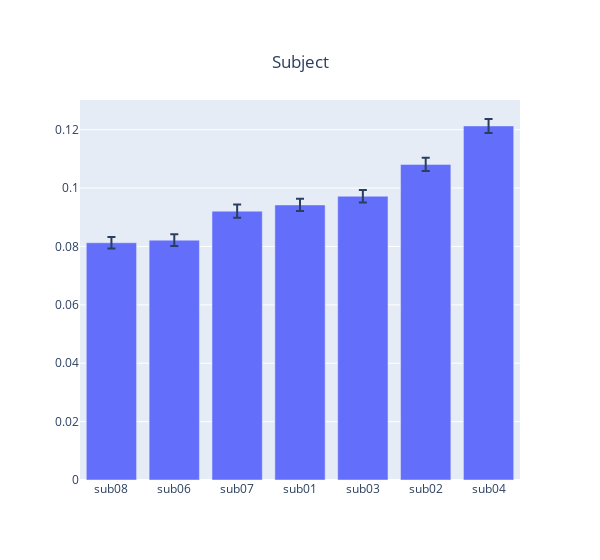

The notebook cell this image was saved under:
### Code cell
prop = 'ssim'
Mean = result.loc[result['type'] == 'valid'].groupby('sub').mean()[prop].sort_values()
SEM = result.loc[result['type'] == 'valid'].groupby('sub').std()[prop].reindex(Mean.index)/result.loc[result['type'] == 'valid'].groupby('sub').count()[prop].apply(np.sqrt).reindex(Mean.index)
fig = go.Figure()
fig.add_trace(go.Bar(x=Mean.index, y=Mean, error_y=dict(type='data', array=SEM)))
fig.update_layout(title={'text':'Subject','y':0.9,'x':0.5,'xanchor':'center','yanchor':'top'}, width=600)
fig.show()

### Figure 1 — Plotly figure (JSON) as saved in the notebook; plotly's stock layout.template omitted (floating-point values rounded to 4 significant figures)
{"data": [{"error_y": {"array": [0.001931, 0.002039, 0.002268, 0.0021, 0.002129, 0.002275, 0.002378], "type": "data"}, "type": "bar", "x": ["sub08", "sub06", "sub07", "sub01", "sub03", "sub02", "sub04"], "y": [0.08126, 0.08215, 0.09209, 0.09423, 0.09721, 0.1081, 0.1213]}], "layout": {"title": {"text": "Subject", "x": 0.5, "xanchor": "center", "y": 0.9, "yanchor": "top"}, "width": 600}}
